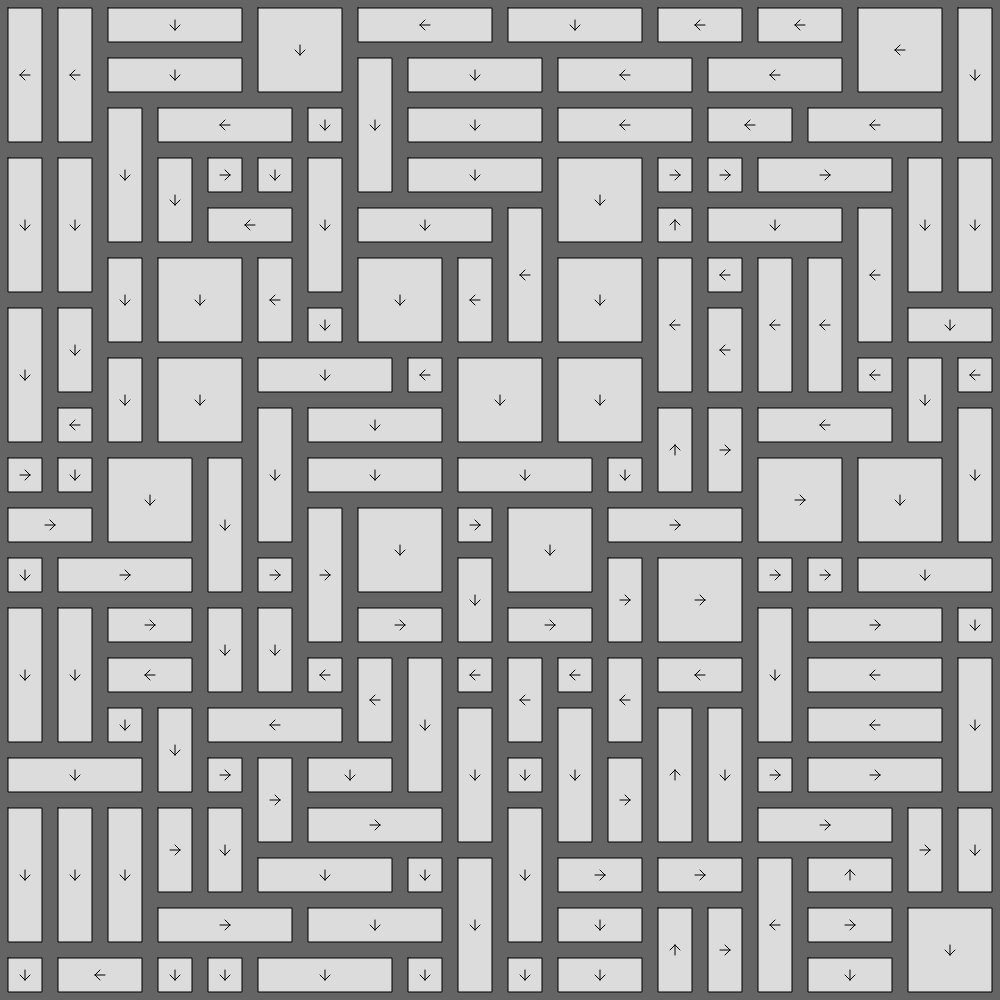
Frame 1 (no input)
Frame 60 (no input): identical to frame 1, image omitted
Frame 120 (the mouse pressed at the canvas centre since frame 60): identical to frame 1, image omitted

The p5.js sketch that drew this single still picture (run headless with seeded random() and noise() and a simulated clock; from frame 60 on, the mouse is pressed at the canvas centre):

// p5.js sketch
// ── sketch.js
const [ gridSizeX, gridSizeY ] = [ 20, 20 ];
const tileSize = 50;
const initialTiles = 80;
let grid = [];

let tiles = [];
let tries = [];

let xGrid, yGrid;

let tileID = 1

let colors = {}

function setup () {
	createCanvas(1000, 1000);

	xGrid = (width - tileSize * gridSizeX) / 2;
	yGrid = (height - tileSize * gridSizeY) / 2;

	colors.tile = color(220)
	colors.clickedTile = color(200, 50, 50)

	generateGrid();

	completeTiles();

	// noStroke();
	textAlign(CENTER, CENTER)
	textSize(15)
}

function draw () {
	background(100);

	translate(xGrid, yGrid);

	// drawGuideLines();
	tiles.map((t) => {
		t.draw();
	});

	// noLoop();
}

function mouseClicked () {
	// verify is is clicked inside a tile
	for (let t of tiles) {
		if (t.isInside(mouseX - xGrid, mouseY - yGrid)) {
			t.color = colors.clickedTile
		}
	}
}

// ===================== Game functions

function generateGrid () {
	for (let i = 0; i < gridSizeX; i++) {
		grid[ i ] = [];
		for (let j = 0; j < gridSizeY; j++) {
			grid[ i ][ j ] = false;
		}
	}

	while (tiles.length < initialTiles) {
		newPos = generateTile();
	}
}

function generateTile (tempType, tempX, tempY) {
	let type, x, y;

	if (tempType) {
		type = typeOftiles[ tempType ];
		x = tempX;
		y = tempY;
	} else {
		type = typeOftiles[ Math.floor(Math.random() * typeOftiles.length) ];
		x = Math.floor(random(gridSizeX));
		y = Math.floor(random(gridSizeY));
	}

	let posX = x * tileSize;
	let posY = y * tileSize;

	let reference = `${type.name}-${posX}-${posY}`;

	if (!tries.includes(reference)) {
		tries.push(reference);
	} else {
		return;
	}

	let tile = new Tile(type, posX, posY, x, y);

	let valid = isValidTile(tile, posX, posY);

	if (valid) {
		tiles.push(tile);

		// Complete grid coordenates
		grid[ x ][ y ] = true;
		if (!tempType) {
			for (let i = 0; i < type.sizeX; i++) {
				for (let j = 0; j < type.sizeY; j++) {
					if (x + i < gridSizeX && y + j < gridSizeY) grid[ x + i ][ y + j ] = true;
				}
			}
		}

		return { x, y, type };
	}
}

function completeTiles () {
	typeOftiles.reverse()
	for (let i = 0; i < gridSizeY; i++) {
		for (let j = 0; j < gridSizeX; j++) {
			value = grid[ j ][ i ];

			if (!value) {
				// iterate tile's types
				let newPos;
				for (let k in typeOftiles) {
					newPos = generateTile(k, j, i);
					if (newPos) {
						break
					}
				}
			}
		}
	}
}

function isValidTile (tile, x, y) {
	let valid = true;

	// validate if the points is out of bounds
	for (let p of tile.points) {
		let inside = false;

		if (p.x > tileSize * gridSizeX || p.y > tileSize * gridSizeY) {
			valid = false;
			break;
		}
	}

	// validate if a tile is inside another
	for (let t of tiles) {
		for (let p of tile.points) {
			inside = t.isInside(p.x, p.y);
			if (inside) break;

			inside = t.isInside(tile.center.x, tile.center.y);
			if (inside) break;
		}

		if (inside) {
			valid = false;
			break;
		}
	}

	if (this.invalid) {
		valid = false
	}

	return valid;
}

function drawGuideLines () {
	push();
	stroke(0, 150);
	for (let i = 0; i <= gridSizeX; i++) {
		line(i * tileSize, 0, i * tileSize, tileSize * gridSizeY);
	}

	for (let i = 0; i <= gridSizeY; i++) {
		line(0, i * tileSize, tileSize * gridSizeX, i * tileSize);
	}
	pop();
}

function roundCorners (points) {
	const variation = 6
	let newPoints = []

	// TOP LEFT
	let x = points[ 0 ][ 0 ]
	let y = points[ 0 ][ 1 ]
	newPoints.push([ x + variation, y ])
	newPoints.push([ x + variation / 2, y + variation / 2 ])
	newPoints.push([ x, y + variation ])

	// BOTTOM LEFT
	x = points[ 1 ][ 0 ]
	y = points[ 1 ][ 1 ]
	newPoints.push([ x, y - variation ])
	newPoints.push([ x + variation / 2, y - variation / 2 ])
	newPoints.push([ x + variation, y ])

	// BOOTM RIGHT
	x = points[ 2 ][ 0 ]
	y = points[ 2 ][ 1 ]
	newPoints.push([ x - variation, y ])
	newPoints.push([ x - variation / 2, y - variation / 2 ])
	newPoints.push([ x, y - variation ])

	// TOP RIGHT
	x = points[ 3 ][ 0 ]
	y = points[ 3 ][ 1 ]
	newPoints.push([ x, y + variation ])
	newPoints.push([ x - variation / 2, y + variation / 2 ])
	newPoints.push([ x - variation, y ])

	// return newPoints
	return points
}

// ===================== CLASSES

class Tile {
	constructor({ name, points, sizeX, sizeY }, x, y, gridX, gridY) {
		this.id = tileID++

		this.points = [];
		this.x = gridX
		this.y = gridY
		this.invalid = false

		this.sizeX = sizeX
		this.sizeY = sizeY

		points.map((p) => {
			this.points.push(createVector(x + p[ 0 ], y + p[ 1 ]));
		});

		this.direction = this.generateDirection()

		this.center = createVector(
			// (this.points[ 1 ].x + this.points[ 7 ].x) / 2,
			// (this.points[ 1 ].y + this.points[ 7 ].y) / 2
			(this.points[ 0 ].x + this.points[ 2 ].x) / 2,
			(this.points[ 0 ].y + this.points[ 2 ].y) / 2
		);

		this.color = colors.tile
	}

	draw () {
		fill(this.color)
		// noFill()
		beginShape();

		this.points.map((p) => {
			vertex(p.x, p.y);
		});

		endShape(CLOSE);

		this.drawArrow()
		// push()
		// text(`${this.id}`, this.points[0].x - 10, this.points[0].y + 10)
		// pop()
	}

	drawArrow () {
		const arrowSize = 5
		const arrowLateral = 5

		switch (this.direction) {
			case 0: // UP
				line(this.center.x, this.center.y + arrowSize, this.center.x, this.center.y - arrowSize)
				line(this.center.x - arrowLateral, this.center.y, this.center.x, this.center.y - arrowSize)
				line(this.center.x + arrowLateral, this.center.y, this.center.x, this.center.y - arrowSize)
				break
			case 1:  // RIGHT
				line(this.center.x - arrowSize, this.center.y, this.center.x + arrowSize, this.center.y)
				line(this.center.x, this.center.y - arrowLateral, this.center.x + arrowSize, this.center.y)
				line(this.center.x, this.center.y + arrowLateral, this.center.x + arrowSize, this.center.y)
				break
			case 2:  // DOWN
				line(this.center.x, this.center.y + arrowSize, this.center.x, this.center.y - arrowSize)
				line(this.center.x - arrowLateral, this.center.y, this.center.x, this.center.y + arrowSize)
				line(this.center.x + arrowLateral, this.center.y, this.center.x, this.center.y + arrowSize)
				break
			case 3:  // LEFT
				line(this.center.x - arrowSize, this.center.y, this.center.x + arrowSize, this.center.y)
				line(this.center.x, this.center.y - arrowLateral, this.center.x - arrowSize, this.center.y)
				line(this.center.x, this.center.y + arrowLateral, this.center.x - arrowSize, this.center.y)
				break
		}
	}

	isInside (x, y) {
		if (
			x >= this.points[ 0 ].x &&
			y >= this.points[ 0 ].y &&
			x <= this.points[ 2 ].x &&
			y <= this.points[ 2 ].y
		) {
			return true;
		}

		return false;
	}

	generateDirection () {
		let direction, oposite = true
		this.stack = 100

		while (oposite) {
			direction = Math.floor(random(4)); // 0 = up, 1 = right, 2 = down, 3 = left
			// oposite = false
			// continue

			let x = 0, y = 0

			switch (direction) {
				case 0:
					y--
					break
				case 1:
					x++
					break
				case 2:
					y++
					break
				case 3:
					x--
					break
			}

			this.xDirection = x
			this.yDirection = y

			if (tiles.length == 0) break

			// Validate if exist any tile in oposite direction
			for (let t of tiles) {
				let parallel = this.isParallel(t)

				if (parallel) {
					// console.log(this.id, t.id, parallel)

					if (x != 0 && t.xDirection != 0) {
						if (t.xDirection == x * -1) {
							oposite = true
							// console.log('oposto')
							break
						}
					} else if (y != 0 && t.yDirection != 0) {
						if (t.yDirection == y * -1) {
							oposite = true
							// console.log('oposto')
							break
						}
					} else {
						oposite = false
					}
				} else {
					oposite = false
				}

				if (oposite) break
			}

			if (!oposite) break

			this.stack--
			if (this.stack <= 0) {
				console.log('stack limit')
				this.invalid = true
				break
			}
		}

		return direction
	}

	isParallel (tile) {
		let verticals = []
		let horizontals = []

		// Lines and rows from this tile
		if (this.xDirection != 0) {
			for (let i = 0; i < this.sizeY; i++) {
				verticals.push(this.y + i)
			}
		} else if (this.yDirection != 0) {
			for (let i = 0; i < this.sizeX; i++) {
				horizontals.push(this.x + i)
			}
		}

		// Verify if has any equals lines and rows
		if (tile.xDirection != 0) {
			for (let i = 0; i < tile.sizeY; i++) {
				if (verticals.includes(tile.y + i)) return true
			}
		} else if (tile.yDirection != 0) {
			for (let i = 0; i < tile.sizeX; i++) {
				if (horizontals.includes(tile.x + i)) return true
			}
		}

		return false
	}
}

// ======================
const tilePadding = 8;
const tileEndWithPadding = tileSize - tilePadding;
const tileLongEndWithPadding = (size) => tileSize * size - tilePadding;

const typeOftiles = [
	{
		name: "normal",
		points: roundCorners([
			[ tilePadding, tilePadding ],
			[ tilePadding, tileEndWithPadding ],
			[ tileEndWithPadding, tileEndWithPadding ],
			[ tileEndWithPadding, tilePadding ],
		]),
		sizeX: 1,
		sizeY: 1,
	},
	{
		name: "vertical",
		points: roundCorners([
			[ tilePadding, tilePadding ],
			[ tilePadding, tileLongEndWithPadding(2) ],
			[ tileEndWithPadding, tileLongEndWithPadding(2) ],
			[ tileEndWithPadding, tilePadding ],
		]),
		sizeX: 1,
		sizeY: 2,
	},
	{
		name: "horizontal",
		points: roundCorners([
			[ tilePadding, tilePadding ],
			[ tilePadding, tileEndWithPadding ],
			[ tileLongEndWithPadding(2), tileEndWithPadding ],
			[ tileLongEndWithPadding(2), tilePadding ],
		]),
		sizeX: 2,
		sizeY: 1,
	},
	{
		name: "big",
		points: roundCorners([
			[ tilePadding, tilePadding ],
			[ tilePadding, tileLongEndWithPadding(2) ],
			[ tileLongEndWithPadding(2), tileLongEndWithPadding(2) ],
			[ tileLongEndWithPadding(2), tilePadding ],
		]),
		sizeX: 2,
		sizeY: 2,
	},
	{
		name: "big-vertical",
		points: roundCorners([
			[ tilePadding, tilePadding ],
			[ tilePadding, tileLongEndWithPadding(3) ],
			[ tileEndWithPadding, tileLongEndWithPadding(3) ],
			[ tileEndWithPadding, tilePadding ],
		]),
		sizeX: 1,
		sizeY: 3,
	},
	{
		name: "big-horizontal",
		points: roundCorners([
			[ tilePadding, tilePadding ],
			[ tilePadding, tileEndWithPadding ],
			[ tileLongEndWithPadding(3), tileEndWithPadding ],
			[ tileLongEndWithPadding(3), tilePadding ],
		]),
		sizeX: 3,
		sizeY: 1,
	},
];

// ── style.css
html,
body {
	margin: 0;
	padding: 0;
	background-color: rgb(100, 100, 100);
	width: 100vw;
	height: 100vh;
	display: flex;
	justify-content: center;
	align-items: center;
}

canvas {
	display: block;
}
